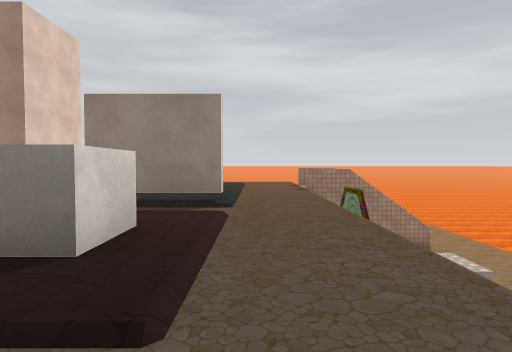
View 1 (above)

24 first-person views from a walk through a Unity game level. The camera is 1.4 m above the floor, tilts 2° down and sees 75° across. The floor is counted in squares, 2 m on a side. Each view is taken from the middle of a square. On the plan, view 1 faces up. The plan holds only what a view shows up to about 10 squares ahead; the rest is blank. The place goes on beyond the plan. The player character is not drawn. Some surface patterns are stand-ins.

View 2
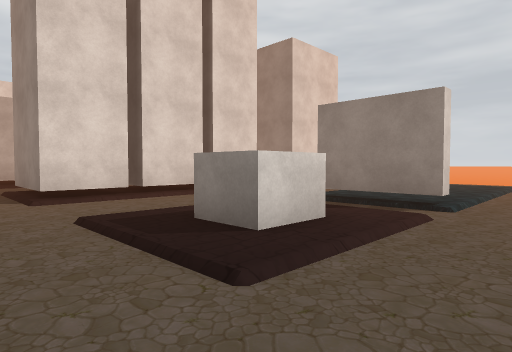

View 3
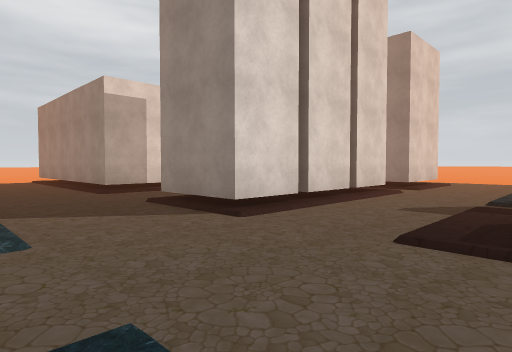

View 4
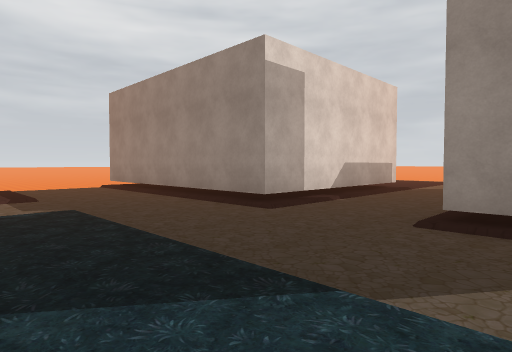

View 5
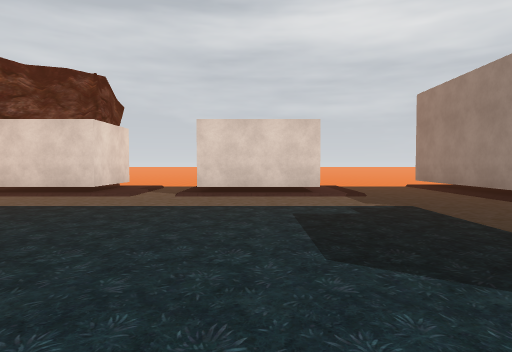

View 6
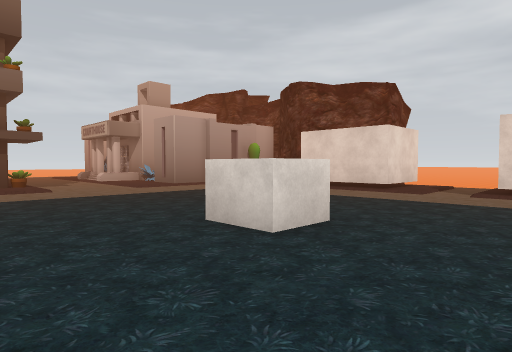

View 7
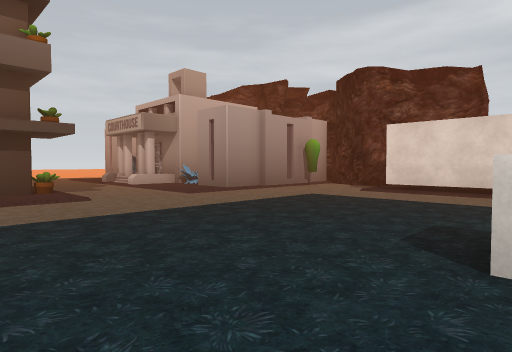

View 8
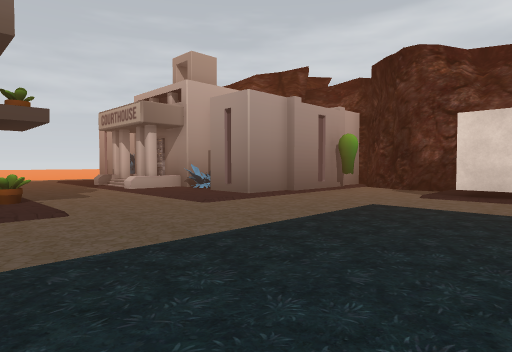

View 9
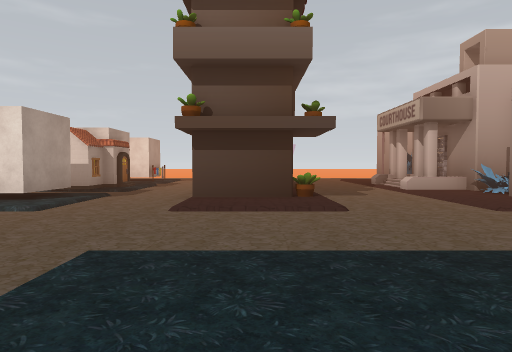

View 10
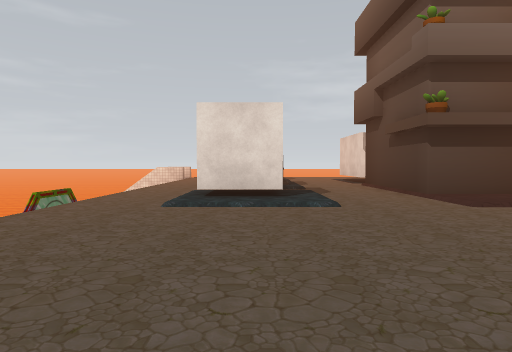

View 11
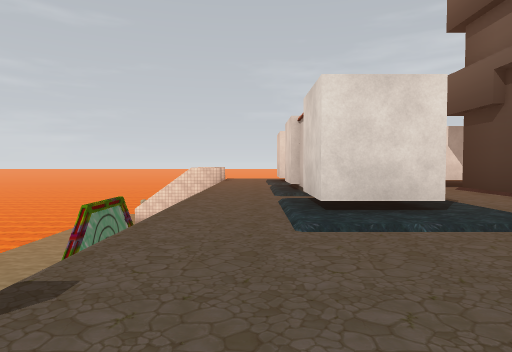

View 12
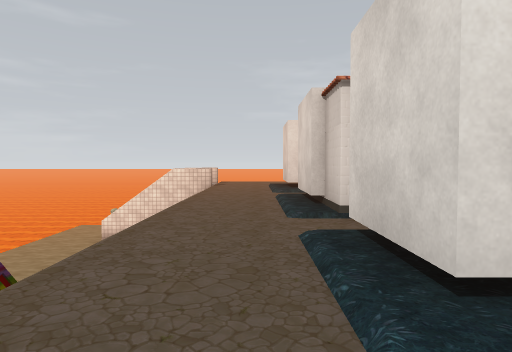

View 13
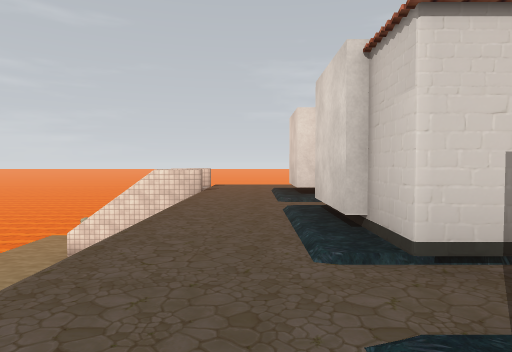

View 14
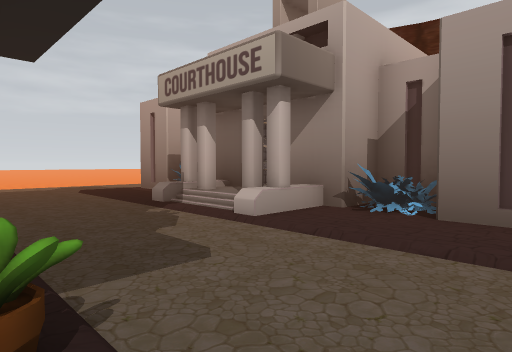

View 15
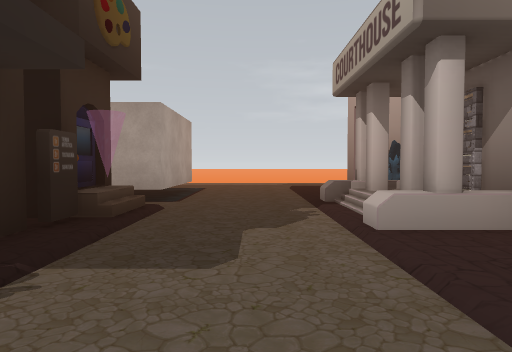

View 16
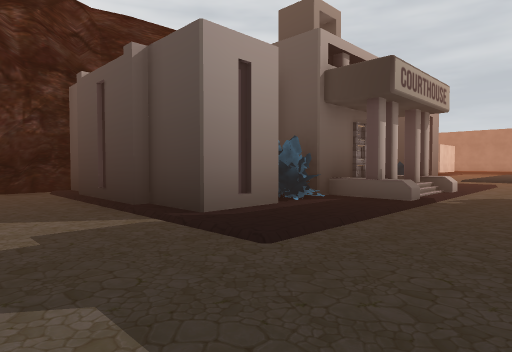

View 17
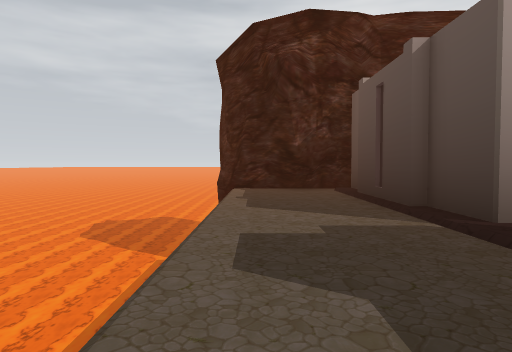

View 18
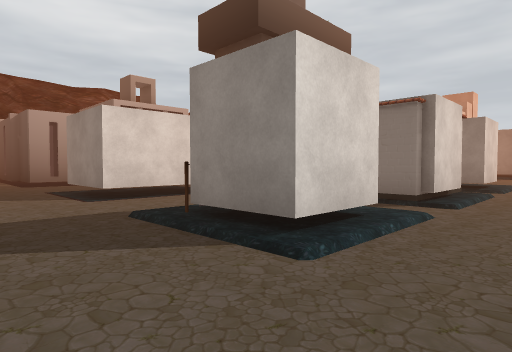

View 19
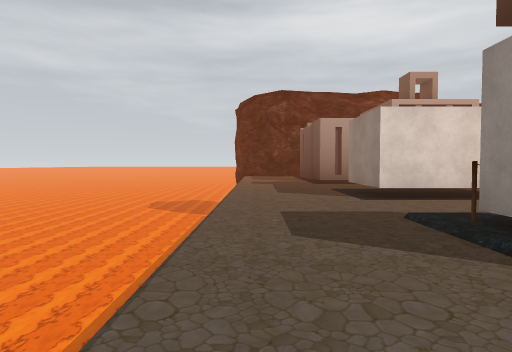

View 20
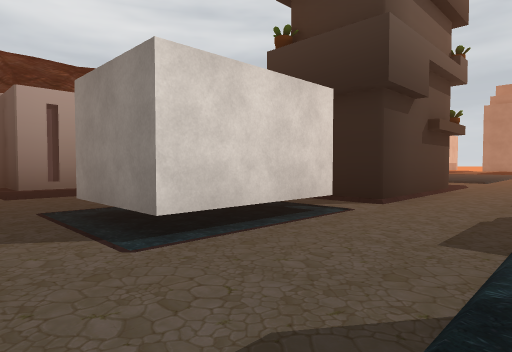

View 21
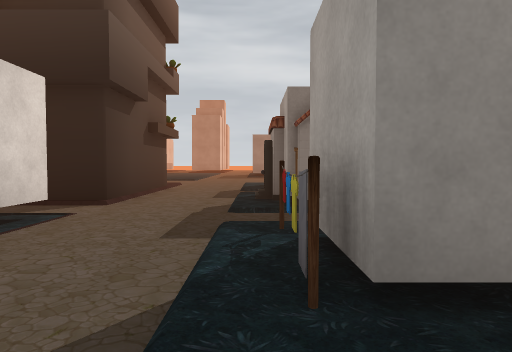

View 22
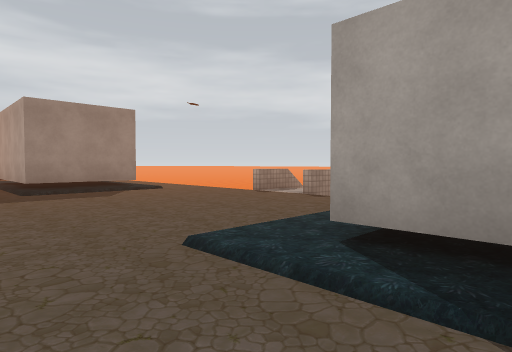

View 23
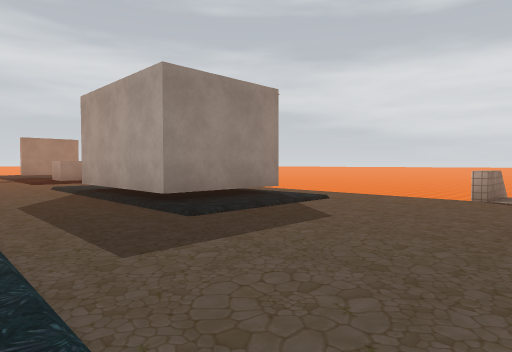

View 24
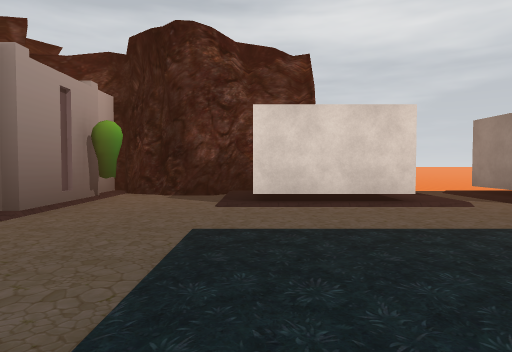

### Floor plan
Key: @ floor where view 1 was taken; # wall or solid block; . main floor; : floor 0.25 m higher than the main floor; - floor 3.5 m lower than the main floor; / step, stairs or slope; = window, fence, low wall or low ledge; ^ raised ledge; v drop or lower ground; B box; O other object.
Columns run from 19 left of view 1 to 5 right of it. Each row starts with its distance up from view 1.
 11                  ::
 10                  ::..###
  9               ..  :..O
  8              ...: :..O
  7        #/.   #..:::..O
  6        #/.   #..:##.. BB
  5        #/..  #....... BB
  4        #/..  #..:::..
  3        #/.. ##..:^:..
  2   ######/..###..:::..
  1   ...................
  0  ..................@.
 -1  .................
 -2   ::/..:::::::..::
 -3    #/..:::::: ..#
 -4    #/..:::::::..#
 -5  /##/..:::::::..#
 -6 v////..:::::::..#  /.
 -7  ////..:::O:::..###/.
 -8   ##/..:::::::..////.
 -9    #/..:::::::.......
-10    #/..:::::::.......#
-11 #/ #/..:::::::.......#
-12 ##...................#
-13  #...................
-14  #.#.................
-15 #######:/..:::..:::..O
-16      ##:/..###..:OO..O
-17      #O:/..:##..:OO..O
-18      ##//..:##.......
-19       ##/.. ##..:OO..
-20       ##/..###..OOO..
-21       ##/......./OO..   -
-22       O:/..# #.......   -
-23       #:/..###..:OO..   -
-24 #######:/..###..:OO..   -
-25 #////////.......///..=###
-26 #/...................
-27 #....................
-28  vvvvvvvvv vvvvvvvvv

Positions as (right, up) in squares from view 1, and headings:
1: (0, 0), facing up
2: (1, 0), facing up-left
3: (-2, -2), facing up-left
4: (-7, -3), facing up-left
5: (-7, -4), facing left
6: (-6, -4), facing down-left
7: (-6, -7), facing down-left
8: (-7, -9), facing down-left
9: (-7, -9), facing down
10: (-2, -9), facing down
11: (0, -11), facing down
12: (0, -14), facing down
13: (0, -16), facing down
14: (-8, -15), facing down-left
15: (-10, -15), facing down
16: (-9, -27), facing up-left
17: (-9, -27), facing left
18: (1, -27), facing up-left
19: (1, -27), facing left
20: (-3, -26), facing up-left
21: (-3, -26), facing up
22: (-5, -17), facing up-right
23: (-6, -12), facing up-right
24: (-9, -11), facing left
